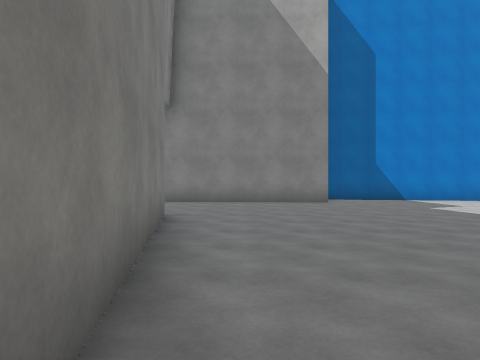
View 1 (above)

17 first-person views from a walk through a 3-D level made in the Unity game engine. The camera is 1.4 m above the floor, looks level and sees 75° across. The floor is counted in squares, 2 m on a side. Each view is taken from the middle of a square. On the plan, view 1 faces up. The plan holds only what a view shows up to about 10 squares ahead; the rest is blank. The place goes on beyond the plan. The player is left out. Surface patterns are stand-ins for the level's own textures.

View 2
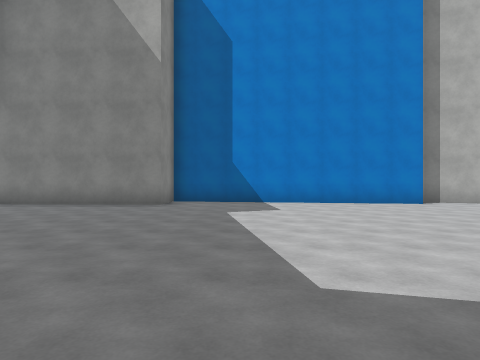

View 3
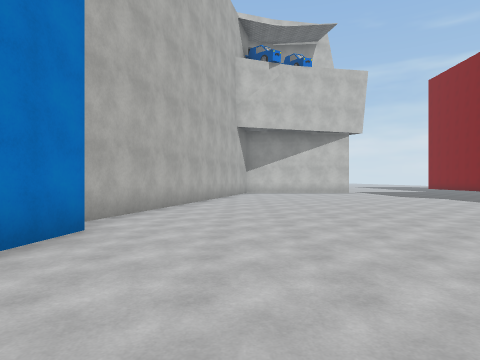

View 4
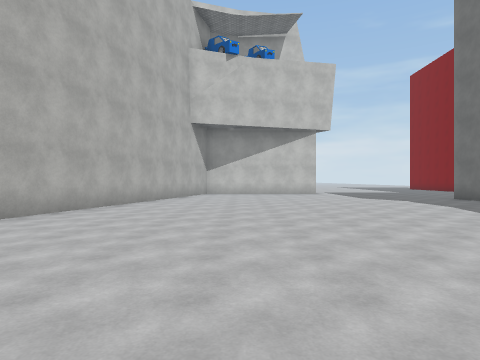

View 5
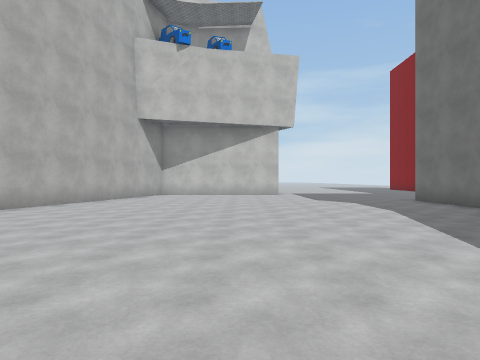

View 6
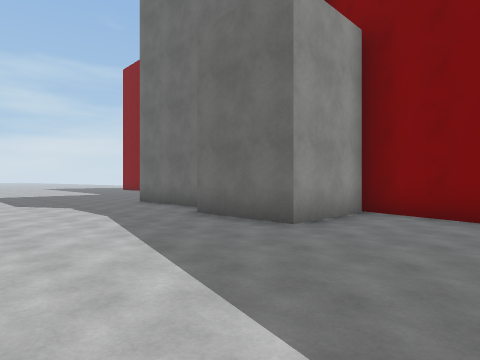

View 7
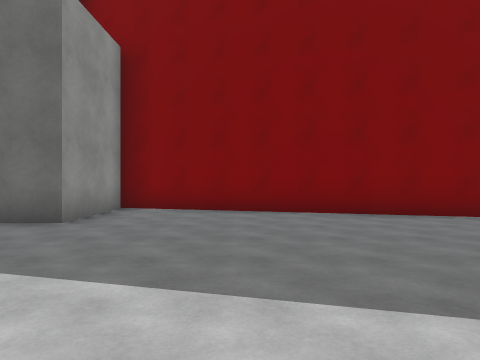

View 8
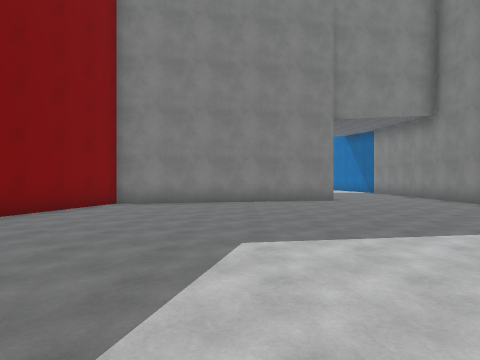

View 9
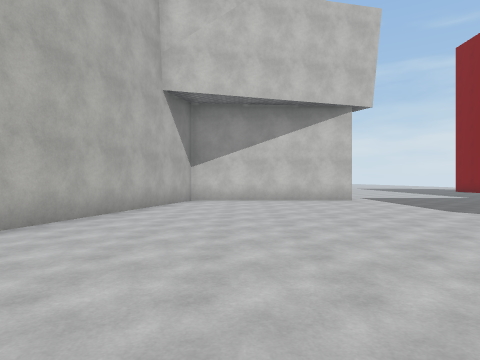

View 10
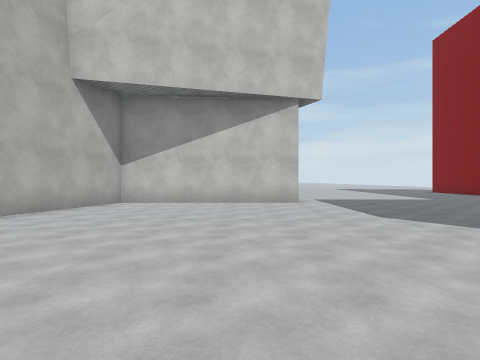

View 11
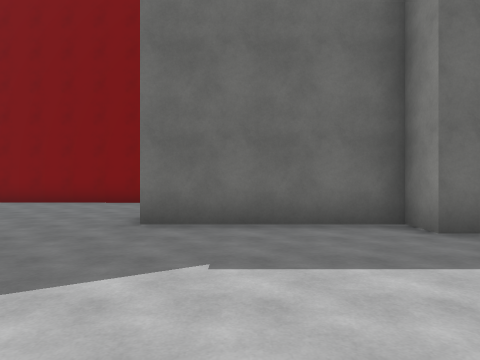

View 12
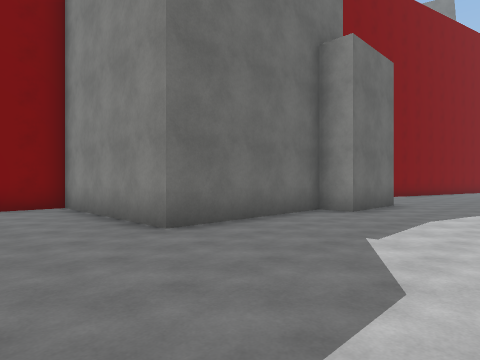

View 13
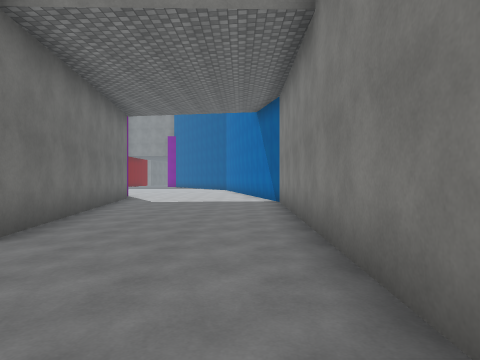

View 14
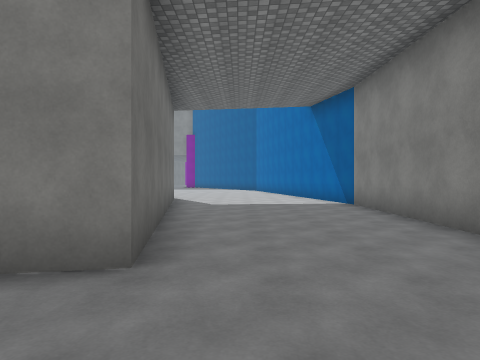

View 15
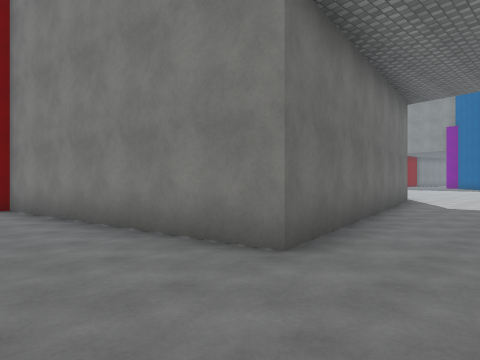

View 16
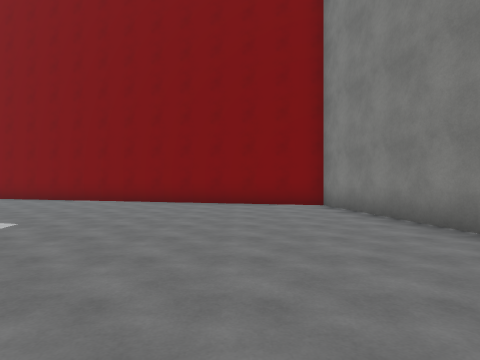

View 17
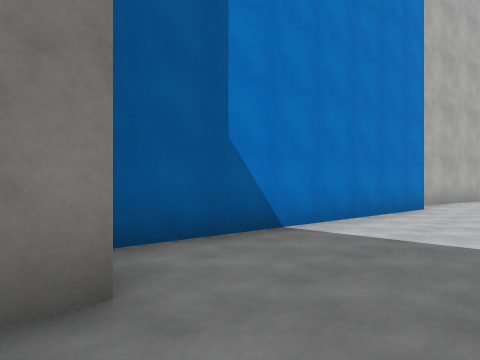

### Floor plan
Points are (right, up) in squares from view 1. A wall is a line through its corners. A room is listed if a view was taken in it or the views show most of it. See-through windows are left out.
Room 1 (views 1, 2, 3, 4, 5, 6, 7, 8, 9, 10, 11, 12, 13, 14, 15, 16, 17)
walls: (10.4, 10.2) (3.3, 11.2); (2.8, 11) (2.8, 9.8) (-8, 10.3); (22.5, 7.7) (10.7, 10.8); (-7.9, 10.3) (-9, 10.1); (-9.5, 4.8) (-1.5, 6.1) (-0.3, -0.7) (11.9, -3.8) (11.9, -1.1) (14.4, -1.1) (14.4, -1.9) (18.6, -1.9) (18.6, -6.6) (22.5, -6.7)

Positions as (right, up) in squares from view 1, and headings:
1: (0, 0), facing up
2: (5, 1), facing up
3: (6, 8), facing right
4: (7, 6), facing right
5: (8, 4), facing right
6: (9, 3), facing down-right
7: (9, 4), facing down
8: (9, 3), facing left
9: (12, 6), facing right
10: (13, 4), facing right
11: (17, 3), facing down
12: (21, 2), facing down-left
13: (2, 9), facing left
14: (1, 7), facing left
15: (1, 8), facing down-left
16: (2, 8), facing down
17: (2, 8), facing up-right
